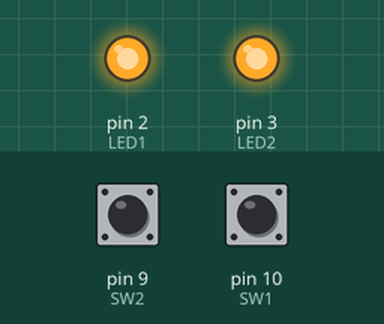
Recording of a sketch running on a simulated Arduino Uno, built with avr-gcc and run on an emulated ATmega328P. Parts: output pins drawn as LEDs (lit = HIGH). Inputs (shaded band) come from the test bench; at power-on: pin 9 (SW2) LOW, pin 10 (SW1) LOW. At 1.3 s the program stops and its outputs stay as they are.

Above: at 1.2 s.
1.3 s: pin 9 (SW2) pulled HIGH for 0.15 s
At 2.4 s:
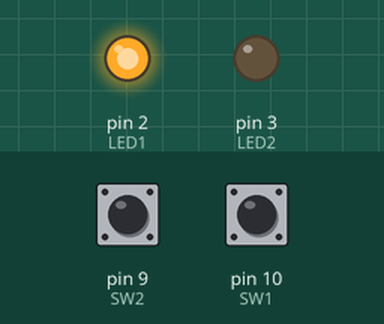
Timing chart, 0 to 2.8 s (numbered marks = the images above; inputs shaded):
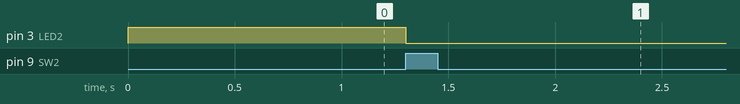

The sketch:

08_LED_SW_cntl.ino
```cpp
// 스위치를 눌러서 LED를 제어하라.
// 누르면 켜지고, 떼면 꺼지고.
const int LED1 = 2, LED2 = 3;
const int SW1 = 10, SW2 = 9;
int flag_led1 = 0, flag_led2 = 0;   // 0:OFF, 1:ON
int cnt = 0;

void setup() {
  // put your setup code here, to run once:
  Serial.begin(115200);
  pinMode(LED1, OUTPUT);
  pinMode(LED2, OUTPUT);
  pinMode(SW1, INPUT);
  pinMode(SW2, INPUT);

  digitalWrite(LED1, HIGH);    // LED 상태 초기화
  digitalWrite(LED2, HIGH);    // LED 상태 초기화
}

void loop() {
  // put your main code here, to run repeatedly:
  if(digitalRead(SW1) == HIGH){  // 버튼을 눌렀을 때(레벨체크)
    if(flag_led1 == 0){
      digitalWrite(LED1, LOW);   // LED ON
      flag_led1 = 1;
    }
    else{
      digitalWrite(LED1, HIGH);   // LED OFF
      flag_led1 = 0;
    }
    //delay(300);
    for(int i=0; i<400000000; i++);
  }

  if(digitalRead(SW2) == HIGH){  // 버튼을 눌렀을 때(레벨체크)
    if(flag_led2 == 0){
      digitalWrite(LED2, LOW);   // LED ON
      flag_led2 = 1;
    }
    else{
      digitalWrite(LED2, HIGH);   // LED OFF
      flag_led2 = 0;
    }
    //delay(300);
    for(int i=0; i<400000000; i++);
  }
}
```

Measured:
- after the input at 1.3 s, pin 3 (LED2): HIGH → LOW at once
